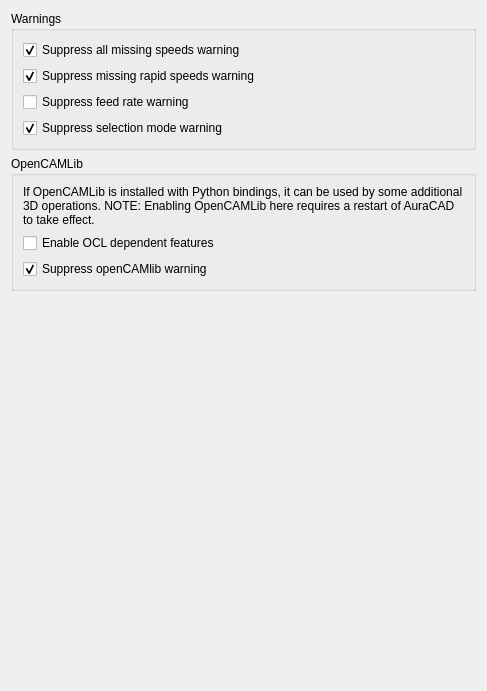
<?xml version="1.0" encoding="UTF-8"?>
<ui version="4.0">
 <class>PathGui::DlgSettingsPathColor</class>
 <widget class="QWidget" name="PathGui::DlgSettingsPathColor">
  <property name="geometry">
   <rect>
    <x>0</x>
    <y>0</y>
    <width>487</width>
    <height>691</height>
   </rect>
  </property>
  <property name="windowTitle">
   <string>Advanced</string>
  </property>
  <layout class="QVBoxLayout" name="verticalLayout_3">
   <item>
    <widget class="QGroupBox" name="groupBox">
     <property name="title">
      <string>Warnings</string>
     </property>
     <layout class="QVBoxLayout" name="verticalLayout">
      <item>
       <widget class="Gui::PreauracadheckBox" name="WarningSuppressAllSpeeds">
        <property name="toolTip">
         <string>Suppress all warnings about setting speed rates for accurate cycle time calculation</string>
        </property>
        <property name="text">
         <string>Suppress all missing speeds warning</string>
        </property>
        <property name="checked">
         <bool>true</bool>
        </property>
        <property name="prefEntry" stdset="0">
         <cstring>WarningSuppressAllSpeeds</cstring>
        </property>
        <property name="prefPath" stdset="0">
         <cstring>Mod/CAM</cstring>
        </property>
       </widget>
      </item>
      <item>
       <widget class="Gui::PreauracadheckBox" name="WarningSuppressRapidSpeeds">
        <property name="toolTip">
         <string>Suppress warning about setting the rapid speed rates for accurate cycle time calculation. Ignored if all speed warnings are already suppressed.</string>
        </property>
        <property name="text">
         <string>Suppress missing rapid speeds warning</string>
        </property>
        <property name="checked">
         <bool>true</bool>
        </property>
        <property name="prefEntry" stdset="0">
         <cstring>WarningSuppressRapidSpeeds</cstring>
        </property>
        <property name="prefPath" stdset="0">
         <cstring>Mod/CAM</cstring>
        </property>
       </widget>
      </item>
      <item>
       <widget class="Gui::PreauracadheckBox" name="WarningSuppressVelocity">
        <property name="toolTip">
         <string>Suppress warning whenever a path selection mode is activated</string>
        </property>
        <property name="text">
         <string>Suppress feed rate warning</string>
        </property>
        <property name="checked">
         <bool>false</bool>
        </property>
        <property name="prefEntry" stdset="0">
         <cstring>WarningSuppressVelocity</cstring>
        </property>
        <property name="prefPath" stdset="0">
         <cstring>Mod/CAM</cstring>
        </property>
       </widget>
      </item>
      <item>
       <widget class="Gui::PreauracadheckBox" name="WarningSuppressSelectionMode">
        <property name="toolTip">
         <string>Suppress warning whenever a path selection mode is activated</string>
        </property>
        <property name="text">
         <string>Suppress selection mode warning</string>
        </property>
        <property name="checked">
         <bool>true</bool>
        </property>
        <property name="prefEntry" stdset="0">
         <cstring>WarningSuppressSelectionMode</cstring>
        </property>
        <property name="prefPath" stdset="0">
         <cstring>Mod/CAM</cstring>
        </property>
       </widget>
      </item>
     </layout>
    </widget>
   </item>
   <item>
    <widget class="QGroupBox" name="groupBox_2">
     <property name="sizePolicy">
      <sizepolicy hsizetype="Preferred" vsizetype="Preferred">
       <horstretch>0</horstretch>
       <verstretch>0</verstretch>
      </sizepolicy>
     </property>
     <property name="title">
      <string>OpenCAMLib</string>
     </property>
     <layout class="QVBoxLayout" name="verticalLayout_2">
      <item>
       <widget class="QLabel" name="label">
        <property name="text">
         <string>If OpenCAMLib is installed with Python bindings, it can be used by some additional 3D operations. NOTE: Enabling OpenCAMLib here requires a restart of AuraCAD to take effect.</string>
        </property>
        <property name="wordWrap">
         <bool>true</bool>
        </property>
       </widget>
      </item>
      <item>
       <widget class="Gui::PreauracadheckBox" name="EnableAdvancedOCLFeatures">
        <property name="text">
         <string>Enable OCL dependent features</string>
        </property>
        <property name="prefEntry" stdset="0">
         <cstring>EnableAdvancedOCLFeatures</cstring>
        </property>
        <property name="prefPath" stdset="0">
         <cstring>Mod/CAM</cstring>
        </property>
       </widget>
      </item>
      <item>
       <widget class="Gui::PreauracadheckBox" name="WarningSuppressOpenCamLib">
        <property name="toolTip">
         <string>Suppress warning if openCAMlib cannot be found</string>
        </property>
        <property name="text">
         <string>Suppress openCAMlib warning</string>
        </property>
        <property name="checked">
         <bool>true</bool>
        </property>
        <property name="prefEntry" stdset="0">
         <cstring>WarningSuppressOpenCamLib</cstring>
        </property>
        <property name="prefPath" stdset="0">
         <cstring>Mod/CAM</cstring>
        </property>
       </widget>
      </item>
     </layout>
    </widget>
   </item>
   <item>
    <spacer name="verticalSpacer">
     <property name="orientation">
      <enum>Qt::Vertical</enum>
     </property>
     <property name="sizeHint" stdset="0">
      <size>
       <width>20</width>
       <height>217</height>
      </size>
     </property>
    </spacer>
   </item>
  </layout>
 </widget>
 <customwidgets>
  <customwidget>
   <class>Gui::PreauracadheckBox</class>
   <extends>QCheckBox</extends>
   <header>Gui/PrefWidgets.h</header>
  </customwidget>
 </customwidgets>
 <resources/>
 <connections/>
</ui>
